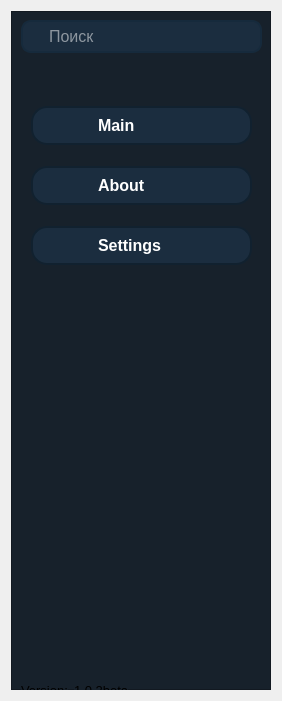
   <widget class="QWidget" name="verticalLayoutWidget">
    <property name="geometry">
     <rect>
      <x>0</x>
      <y>0</y>
      <width>262</width>
      <height>701</height>
     </rect>
    </property>
    <layout class="QVBoxLayout" name="Layout_menu_bar">
     <item>
      <widget class="QFrame" name="frame_menu_bar">
       <property name="minimumSize">
        <size>
         <width>260</width>
         <height>600</height>
        </size>
       </property>
       <property name="styleSheet">
        <string notr="true">QFrame {
    background-color: #17212b;
}

QPushButton {
    background-color: #1b2d3f;
    color: #ffffff;
    border-width: 2px;
    border-style: solid;
    border-color: #11212f;
    border-radius: 16px;
    padding: 8px;
    font-size: 16px;
    font-weight: bold;
    text-align: left;
    padding-left: 65px;
}

QPushButton:hover {
    background-color: #233950;
    border-color: #11212f;
}

QPushButton:pressed {
    color: #ffffff;
    background-color: #172937 !important;
    border-color: #11212f;
}

QLineEdit {
    background-color: #1b2d3f;
    color: #ffffff;
    border: 2px solid #162a3c;
    border-radius: 10px;
    padding: 4px 24px;
    font-size: 16px;
    selection-background-color: #5288c1; 
}

QLineEdit:focus {
    border-color: #203f5a;
}

QLineEdit::placeholder {
    color: #6e7d8d;
}</string>
       </property>
       <property name="frameShape">
        <enum>QFrame::Shape::StyledPanel</enum>
       </property>
       <property name="frameShadow">
        <enum>QFrame::Shadow::Raised</enum>
       </property>
       <widget class="QWidget" name="layoutWidget">
        <property name="geometry">
         <rect>
          <x>20</x>
          <y>80</y>
          <width>221</width>
          <height>191</height>
         </rect>
        </property>
        <layout class="QVBoxLayout" name="Layout_menu_bar_button">
         <item>
          <widget class="QPushButton" name="pushButton_main">
           <property name="styleSheet">
            <string notr="true"/>
           </property>
           <property name="text">
            <string>Main</string>
           </property>
           <property name="icon">
            <iconset resource="resources.qrc">
             <normaloff>:/Icons_svg/data/icons/main.svg</normaloff>:/Icons_svg/data/icons/main.svg</iconset>
           </property>
           <property name="iconSize">
            <size>
             <width>24</width>
             <height>24</height>
            </size>
           </property>
          </widget>
         </item>
         <item>
          <widget class="QPushButton" name="pushButton_aboit">
           <property name="minimumSize">
            <size>
             <width>169</width>
             <height>39</height>
            </size>
           </property>
           <property name="autoFillBackground">
            <bool>false</bool>
           </property>
           <property name="styleSheet">
            <string notr="true"/>
           </property>
           <property name="text">
            <string>About</string>
           </property>
           <property name="icon">
            <iconset resource="resources.qrc">
             <normaloff>:/Icons_svg/data/icons/about.svg</normaloff>:/Icons_svg/data/icons/about.svg</iconset>
           </property>
           <property name="iconSize">
            <size>
             <width>24</width>
             <height>24</height>
            </size>
           </property>
           <property name="flat">
            <bool>false</bool>
           </property>
          </widget>
         </item>
         <item>
          <widget class="QPushButton" name="pushButton_settings">
           <property name="styleSheet">
            <string notr="true"/>
           </property>
           <property name="text">
            <string>Settings</string>
           </property>
           <property name="icon">
            <iconset resource="resources.qrc">
             <normaloff>:/Icons_svg/data/icons/settings.svg</normaloff>:/Icons_svg/data/icons/settings.svg</iconset>
           </property>
           <property name="iconSize">
            <size>
             <width>24</width>
             <height>24</height>
            </size>
           </property>
          </widget>
         </item>
        </layout>
       </widget>
       <widget class="QWidget" name="verticalLayoutWidget_2">
        <property name="geometry">
         <rect>
          <x>10</x>
          <y>0</y>
          <width>241</width>
          <height>51</height>
         </rect>
        </property>
        <layout class="QVBoxLayout" name="verticalLayout">
         <item>
          <widget class="QLineEdit" name="lineEdit">
           <property name="toolTip">
            <string>&lt;html&gt;&lt;head/&gt;&lt;body&gt;&lt;p&gt;&lt;br/&gt;&lt;/p&gt;&lt;/body&gt;&lt;/html&gt;</string>
           </property>
           <property name="styleSheet">
            <string notr="true"/>
           </property>
           <property name="text">
            <string/>
           </property>
           <property name="placeholderText">
            <string>Поиск</string>
           </property>
          </widget>
         </item>
        </layout>
       </widget>
       <widget class="QWidget" name="horizontalLayoutWidget">
        <property name="geometry">
         <rect>
          <x>10</x>
          <y>670</y>
          <width>107</width>
          <height>19</height>
         </rect>
        </property>
        <layout class="QHBoxLayout" name="horizontalLayout">
         <item>
          <widget class="QLabel" name="label">
           <property name="text">
            <string>&lt;html&gt;&lt;head/&gt;&lt;body&gt;&lt;p&gt;&lt;span style=&quot; font-size:10pt;&quot;&gt;Version:&lt;/span&gt;&lt;/p&gt;&lt;/body&gt;&lt;/html&gt;</string>
           </property>
          </widget>
         </item>
         <item>
          <widget class="QLabel" name="label_3">
           <property name="text">
            <string>&lt;html&gt;&lt;head/&gt;&lt;body&gt;&lt;p&gt;&lt;span style=&quot; font-size:10pt;&quot;&gt;1.0.2beta&lt;/span&gt;&lt;/p&gt;&lt;/body&gt;&lt;/html&gt;</string>
           </property>
          </widget>
         </item>
        </layout>
       </widget>
      </widget>
     </item>
    </layout>
   </widget>
